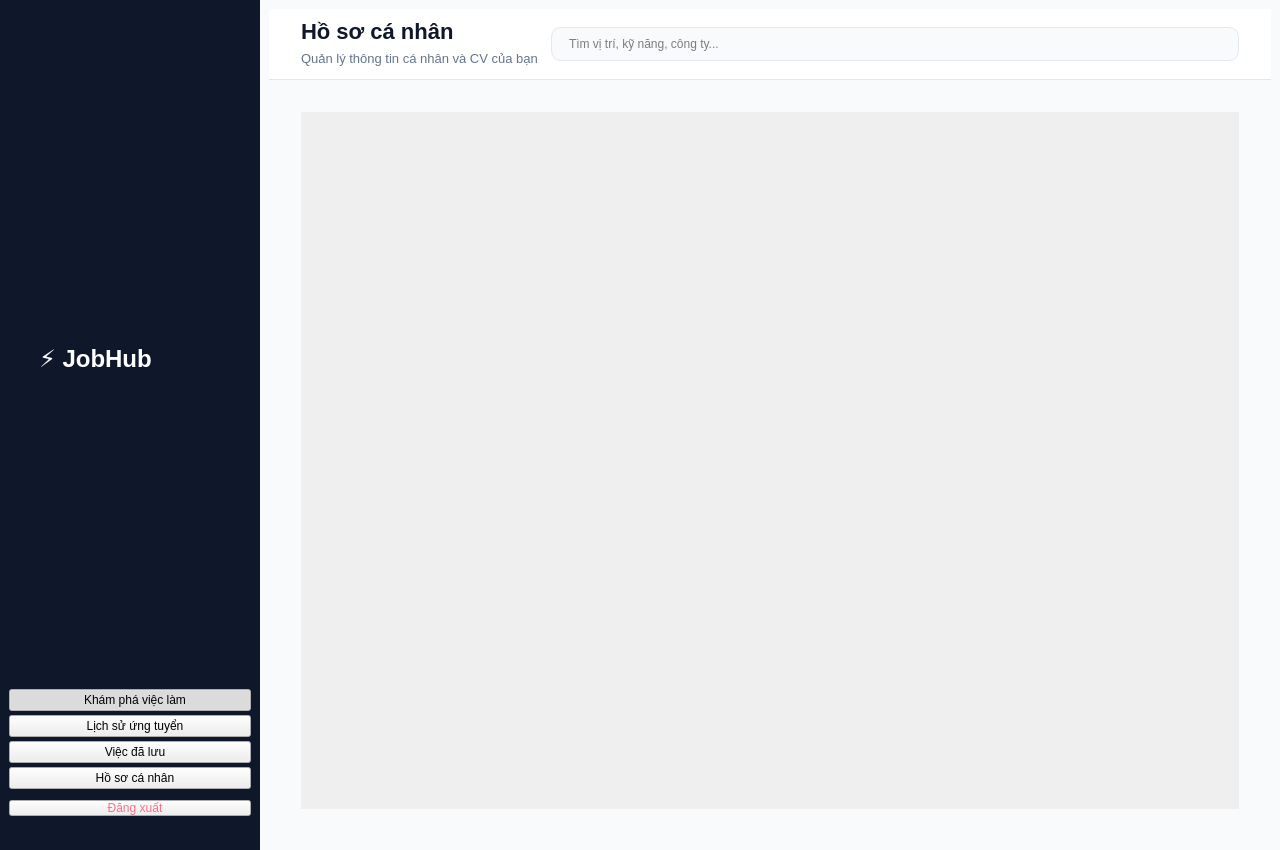
<?xml version="1.0" encoding="UTF-8"?>
<ui version="4.0">
 <class>UserDashboard</class>
 <widget class="QMainWindow" name="UserDashboard">
  <property name="geometry">
   <rect><x>0</x><y>0</y><width>1280</width><height>850</height></rect>
  </property>
  <property name="windowTitle"><string>JobHub - Người tìm việc</string></property>
  <property name="styleSheet">
   <string notr="true">
/* MODERN PREMIUM STYLE */
QMainWindow { background-color: #F8FAFC; font-family: 'Inter', 'Segoe UI', sans-serif; }
#sidebar { background-color: #0F172A; border: none; }
#brandLabel { color: #FFFFFF; font-size: 24px; font-weight: 800; padding: 28px 24px 5px 24px; }
#adminPanelLabel { color: #64748B; font-size: 11px; font-weight: 700; text-transform: uppercase; letter-spacing: 1px; padding: 0px 24px 30px 24px; }

QPushButton.navBtn {
    background-color: transparent;
    color: #94A3B8;
    border: none;
    border-radius: 8px;
    padding: 12px 20px;
    text-align: left;
    font-size: 14px;
    font-weight: 500;
    margin: 4px 15px;
}
QPushButton.navBtn:hover { background-color: #1E293B; color: #F1F5F9; }
QPushButton.navBtn:checked { background-color: #6366F1; color: #FFFFFF; font-weight: 700; }

#btnLogout { color: #FB7185; margin-bottom: 25px; }

#topBar { background-color: #FFFFFF; border-bottom: 1px solid #E2E8F0; min-height: 70px; max-height: 70px; }
#pageTitle { font-size: 22px; font-weight: 700; color: #0F172A; }
#pageSubTitle { font-size: 13px; color: #64748B; }

/* Profile Page Specific Styles */
#profileCard { background-color: white; border-radius: 24px; border: 1px solid #E2E8F0; }

#avatarCircle { 
    background-color: #6366F1; 
    color: white; 
    font-size: 26px; 
    font-weight: 800; 
    border-radius: 40px; 
}

.sectionHeader { 
    color: #0F172A; 
    font-size: 12px; 
    font-weight: 800; 
    text-transform: uppercase; 
    letter-spacing: 1.2px; 
    margin-bottom: 15px; 
}

.infoItem { color: #1E293B; font-size: 14px; font-weight: 500; padding: 5px 0; }

.skillPill { 
    background-color: #EEF2FF; 
    color: #6366F1; 
    border-radius: 12px; 
    padding: 8px 16px; 
    font-weight: 700; 
    font-size: 12px; 
}

#aboutMeText { color: #475569; font-size: 14px; line-height: 1.6; }

/* CV Management Zone */
#cvZone { 
    background-color: #F8FAFC; 
    border: 1px dashed #CBD5E1; 
    border-radius: 16px; 
    padding: 24px; 
}

QPushButton.cvActionBtn {
    background-color: white;
    border: 1px solid #E2E8F0;
    border-radius: 10px;
    color: #475569;
    font-size: 13px;
    font-weight: 600;
    padding: 8px 16px;
}
QPushButton.cvActionBtn:hover { background-color: #F1F5F9; border-color: #CBD5E1; }

QPushButton#btnReplaceCV {
    background-color: #6366F1;
    color: white;
    border: none;
}
QPushButton#btnReplaceCV:hover { background-color: #4F46E5; }

/* Shared Utilities */
QLineEdit#searchBar {
    background-color: #F8FAFC;
    border: 1px solid #E2E8F0;
    border-radius: 10px;
    padding: 8px 15px;
}
   </string>
  </property>
  <widget class="QWidget" name="centralwidget">
   <layout class="QHBoxLayout" name="mainLayout">
    <property name="spacing"><number>0</number></property>
    <property name="leftMargin"><number>0</number></property>
    <property name="topMargin"><number>0</number></property>
    <property name="rightMargin"><number>0</number></property>
    <property name="bottomMargin"><number>0</number></property>
    <item>
     <widget class="QFrame" name="sidebar">
      <property name="minimumSize"><size><width>260</width><height>0</height></size></property>
      <layout class="QVBoxLayout" name="sidebarLayout">
       <property name="spacing"><number>4</number></property>
       <item><widget class="QLabel" name="brandLabel"><property name="text"><string>⚡ JobHub</string></property></widget></item>
       <item><widget class="QPushButton" name="navHome"><property name="text"><string>   Khám phá việc làm</string></property><property name="checkable"><bool>true</bool></property><property name="checked"><bool>true</bool></property><property name="class" stdset="0"><string>navBtn</string></property></widget></item>
       <item><widget class="QPushButton" name="navHistory"><property name="text"><string>   Lịch sử ứng tuyển</string></property><property name="checkable"><bool>true</bool></property><property name="class" stdset="0"><string>navBtn</string></property></widget></item>
       <item><widget class="QPushButton" name="navSaved"><property name="text"><string>   Việc đã lưu</string></property><property name="checkable"><bool>true</bool></property><property name="class" stdset="0"><string>navBtn</string></property></widget></item>
       <item><widget class="QPushButton" name="navProfile"><property name="text"><string>   Hồ sơ cá nhân</string></property><property name="checkable"><bool>true</bool></property><property name="class" stdset="0"><string>navBtn</string></property></widget></item>
       <item><spacer><property name="orientation"><enum>Qt::Vertical</enum></property></spacer></item>
       <item><widget class="QPushButton" name="btnLogout"><property name="text"><string>   Đăng xuất</string></property><property name="class" stdset="0"><string>navBtn</string></property></widget></item>
      </layout>
     </widget>
    </item>
    <item>
     <widget class="QWidget" name="mainContentArea" native="true">
      <layout class="QVBoxLayout" name="verticalLayout">
       <property name="spacing"><number>0</number></property>
       <item>
        <widget class="QFrame" name="topBar">
         <layout class="QHBoxLayout" name="headerLayout">
          <property name="leftMargin"><number>32</number></property>
          <property name="rightMargin"><number>32</number></property>
          <item>
           <layout class="QVBoxLayout" name="titleBlock">
            <property name="spacing"><number>2</number></property>
            <item><widget class="QLabel" name="pageTitle"><property name="text"><string>Hồ sơ cá nhân</string></property></widget></item>
            <item><widget class="QLabel" name="pageSubTitle"><property name="text"><string>Quản lý thông tin cá nhân và CV của bạn</string></property></widget></item>
           </layout>
          </item>
          <item><spacer><property name="orientation"><enum>Qt::Horizontal</enum></property></spacer></item>
          <item><widget class="QLineEdit" name="searchBar"><property name="placeholderText"><string>Tìm vị trí, kỹ năng, công ty...</string></property><property name="minimumSize"><size><width>350</width><height>0</height></size></property></widget></item>
         </layout>
        </widget>
       </item>
       <item>
        <widget class="QStackedWidget" name="stackedPages">
         <widget class="QWidget" name="pageHome">
          <layout class="QVBoxLayout"><property name="margin"><number>32</number></property>
           <item><widget class="QScrollArea" name="scrollArea">
            <property name="widgetResizable"><bool>true</bool></property>
            <property name="frameShape"><enum>QFrame::NoFrame</enum></property>
            <widget class="QWidget" name="scrollContent"><layout class="QGridLayout" name="jobsGrid"><property name="spacing"><number>24</number></property></layout></widget>
           </widget></item>
          </layout>
         </widget>
         <widget class="QWidget" name="pageHistory">
          <layout class="QVBoxLayout"><property name="margin"><number>32</number></property>
           <item><widget class="QLabel" name="tableLabel"><property name="styleSheet"><string notr="true">font-size: 18px; font-weight: 700; color: #1E293B; margin-bottom: 20px;</string></property><property name="text"><string>Công việc đã ứng tuyển</string></property></widget></item>
           <item><widget class="QTableWidget" name="tableApps"/></item>
          </layout>
         </widget>
         <widget class="QWidget" name="pageSaved">
          <layout class="QVBoxLayout"><property name="margin"><number>32</number></property>
           <item><widget class="QScrollArea" name="scrollAreaSaved">
            <property name="widgetResizable"><bool>true</bool></property>
            <property name="frameShape"><enum>QFrame::NoFrame</enum></property>
            <widget class="QWidget" name="scrollContentSaved"><layout class="QGridLayout" name="savedJobsGrid"><property name="spacing"><number>24</number></property></layout></widget>
           </widget></item>
          </layout>
         </widget>
         <!-- UPDATED PROFILE PAGE -->
         <widget class="QWidget" name="pageProfile">
          <layout class="QVBoxLayout"><property name="margin"><number>32</number></property>
           <item>
            <widget class="QFrame" name="profileCard">
             <layout class="QVBoxLayout"><property name="margin"><number>40</number></property>
              <!-- Profile Header -->
              <item>
               <layout class="QHBoxLayout">
                <item><widget class="QLabel" name="avatarCircle"><property name="text"><string>JD</string></property><property name="fixedSize"><size><width>80</width><height>80</height></size></property><property name="alignment"><set>Qt::AlignCenter</set></property></widget></item>
                <item>
                 <layout class="QVBoxLayout"><property name="leftMargin"><number>24</number></property><property name="spacing"><number>4</number></property>
                  <item><widget class="QLabel" name="userName"><property name="text"><string>John Doe</string></property><property name="styleSheet"><string notr="true">font-size: 28px; font-weight: 800; color: #0F172A;</string></property></widget></item>
                  <item><widget class="QLabel" name="userTitle"><property name="text"><string>Software Engineer • Hà Nội, Việt Nam</string></property><property name="styleSheet"><string notr="true">color: #64748B; font-size: 15px; font-weight: 500;</string></property></widget></item>
                 </layout>
                </item>
                <item><spacer><property name="orientation"><enum>Qt::Horizontal</enum></property></spacer></item>
                <item><widget class="QPushButton" name="btnEditProfile"><property name="text"><string>Chỉnh sửa hồ sơ</string></property><property name="minimumSize"><size><width>160</width><height>46</height></size></property><property name="styleSheet"><string notr="true">QPushButton { background-color: #6366F1; color: white; border-radius: 12px; font-weight: 700; font-size: 14px; } QPushButton:hover { background-color: #4F46E5; }</string></property></widget></item>
               </layout>
              </item>
              
              <item><widget class="QFrame" name="divider"><property name="styleSheet"><string notr="true">background-color: #F1F5F9; min-height: 1px; margin: 35px 0;</string></property></widget></item>
              
              <!-- Profile Body: Two Columns -->
              <item>
               <layout class="QHBoxLayout"><property name="spacing"><number>60</number></property>
                <!-- Column 1: Contact Info -->
                <item>
                 <widget class="QWidget" name="col1" native="true">
                  <property name="minimumSize"><size><width>320</width><height>0</height></size></property>
                  <layout class="QVBoxLayout"><property name="spacing"><number>24</number></property>
                   <item><widget class="QLabel"><property name="text"><string>THÔNG TIN LIÊN HỆ</string></property><property name="class" stdset="0"><string>sectionHeader</string></property></widget></item>
                   <item><widget class="QLabel"><property name="text"><string>✉  john.doe@example.com</string></property><property name="class" stdset="0"><string>infoItem</string></property></widget></item>
                   <item><widget class="QLabel"><property name="text"><string>📞  +84 987 654 321</string></property><property name="class" stdset="0"><string>infoItem</string></property></widget></item>
                   <item><widget class="QLabel"><property name="text"><string>📍  Hà Nội, Việt Nam</string></property><property name="class" stdset="0"><string>infoItem</string></property></widget></item>
                  </layout>
                 </widget>
                </item>
                <!-- Column 2: Skills & Bio -->
                <item>
                 <widget class="QWidget" name="col2" native="true">
                  <layout class="QVBoxLayout"><property name="spacing"><number>32</number></property>
                   <item>
                    <layout class="QVBoxLayout"><property name="spacing"><number>16</number></property>
                     <item><widget class="QLabel"><property name="text"><string>KỸ NĂNG</string></property><property name="class" stdset="0"><string>sectionHeader</string></property></widget></item>
                     <item>
                      <layout class="QHBoxLayout"><property name="spacing"><number>10</number></property>
                       <item><widget class="QLabel"><property name="text"><string>Python</string></property><property name="class" stdset="0"><string>skillPill</string></property></widget></item>
                       <item><widget class="QLabel"><property name="text"><string>React</string></property><property name="class" stdset="0"><string>skillPill</string></property></widget></item>
                       <item><widget class="QLabel"><property name="text"><string>SQL</string></property><property name="class" stdset="0"><string>skillPill</string></property></widget></item>
                       <item><spacer><property name="orientation"><enum>Qt::Horizontal</enum></property></spacer></item>
                      </layout>
                     </item>
                    </layout>
                   </item>
                   <item>
                    <layout class="QVBoxLayout"><property name="spacing"><number>12</number></property>
                     <item><widget class="QLabel"><property name="text"><string>GIỚI THIỆU BẢN THÂN</string></property><property name="class" stdset="0"><string>sectionHeader</string></property></widget></item>
                     <item><widget class="QLabel" name="aboutMeText"><property name="wordWrap"><bool>true</bool></property><property name="text"><string>Software Engineer with 2+ years of experience in backend development and cloud architecture. Passionate about building scalable applications and solving complex technical problems.</string></property></widget></item>
                    </layout>
                   </item>
                  </layout>
                 </widget>
                </item>
               </layout>
              </item>
              
              <item><spacer><property name="orientation"><enum>Qt::Vertical</enum></property></spacer></item>
              
              <!-- Profile Footer: CV Management Zone -->
              <item>
               <layout class="QVBoxLayout"><property name="spacing"><number>16</number></property>
                <item><widget class="QLabel"><property name="text"><string>CV CỦA BẠN</string></property><property name="class" stdset="0"><string>sectionHeader</string></property></widget></item>
                <item>
                 <widget class="QFrame" name="cvZone">
                  <layout class="QHBoxLayout">
                   <item><widget class="QLabel" name="cvFileLabel"><property name="text"><string>📄  CV_John_Doe_2026.pdf (Cập nhật 2 ngày trước)</string></property><property name="styleSheet"><string notr="true">color: #2B3674; font-weight: 700; font-size: 14px;</string></property></widget></item>
                   <item><spacer><property name="orientation"><enum>Qt::Horizontal</enum></property></spacer></item>
                   <item>
                    <layout class="QHBoxLayout"><property name="spacing"><number>8</number></property>
                     <item><widget class="QPushButton" name="btnViewCV"><property name="text"><string>Xem trực tiếp</string></property><property name="class" stdset="0"><string>cvActionBtn</string></property></widget></item>
                     <item><widget class="QPushButton" name="btnDownloadCV"><property name="text"><string>Tải xuống</string></property><property name="class" stdset="0"><string>cvActionBtn</string></property></widget></item>
                     <item><widget class="QPushButton" name="btnReplaceCV"><property name="text"><string>Thay thế CV mới</string></property><property name="class" stdset="0"><string>cvActionBtn</string></property></widget></item>
                    </layout>
                   </item>
                  </layout>
                 </widget>
                </item>
               </layout>
              </item>
             </layout>
            </widget>
           </item>
          </layout>
         </widget>
        </widget>
       </item>
      </layout>
     </widget>
    </item>
   </layout>
  </widget>
 </widget>
</ui>
